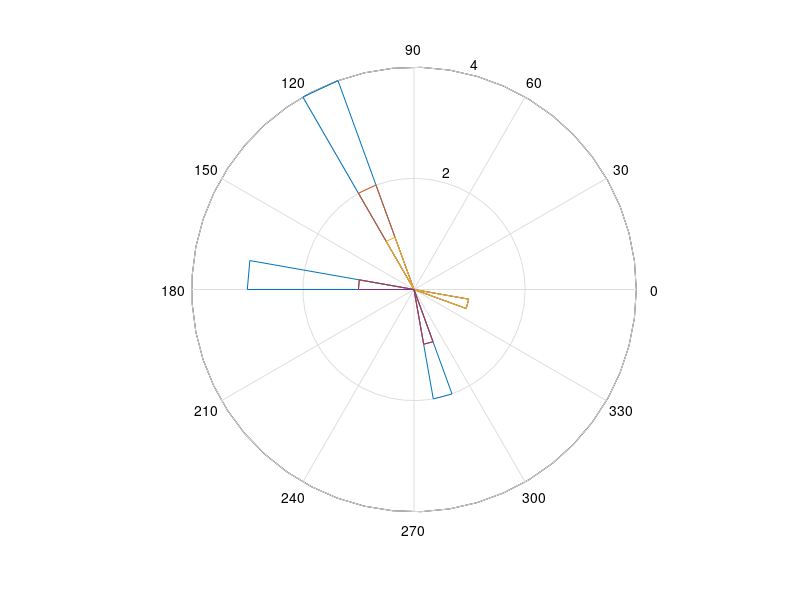

Source code (MATLAB):
speed = [6 4 2 5 4 2 1 1 3 4];
direction = [3 5 2 2 3 6 3 5 2 2];

%
directSpeed4 = [];
for i = 1:length(speed)
    if speed(i) < 4
        x = length(directSpeed4)+1;
        directSpeed4(x) =  direction(i);
    end
end

%
directSpeed3 = [];
for i = 1:length(speed)
    if speed(i) < 3
        x = length(directSpeed3)+1;
        directSpeed3(x) =  direction(i);
    end
end

%
directSpeed2 = [];
for i = 1:length(speed)
    if speed(i) < 2
        x = length(directSpeed2)+1;
        directSpeed2(x) =  direction(i);
    end
end

%
directSpeed1 = [];
for i = 1:length(speed)
    if speed(i) < 1
        x = length(directSpeed1)+1;
        directSpeed1(x) =  direction(i);
    end
end




rose(direction,36)
hold on

rose(directSpeed4,36)
rose(directSpeed3,36)
rose(directSpeed2,36)
rose(directSpeed1,36)

